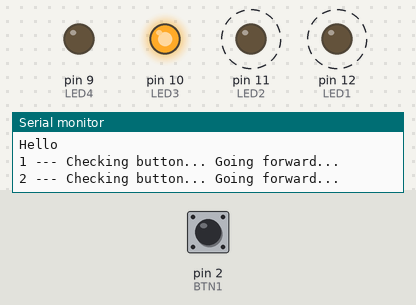
Bench run of a sketch on a simulated Arduino Uno, built with avr-gcc and run on an emulated ATmega328P. Shown: output pins drawn as LEDs (lit = HIGH), the last lines printed to the serial monitor. Dashed ring = blinking. Inputs (shaded band) come from the test bench; at power-on: pin 2 (BTN1) HIGH.

Above: at 1.5 s.
2.3 s: pin 2 (BTN1) pulled LOW for 0.25 s
At 2.5 s:
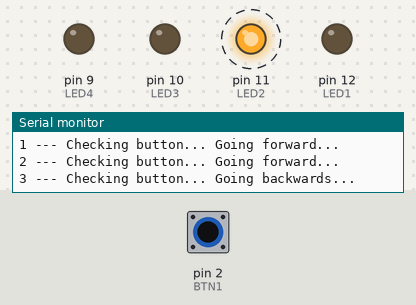
5.3 s: pin 2 (BTN1) pulled LOW for 1 s
At 6.71 s:
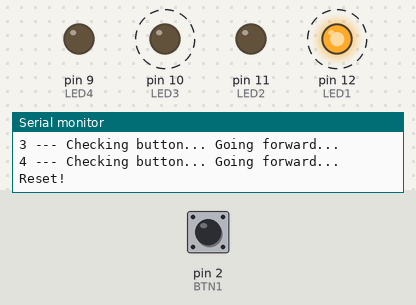
Timing chart, 0 to 14.3 s (numbered marks = the images above; inputs shaded):
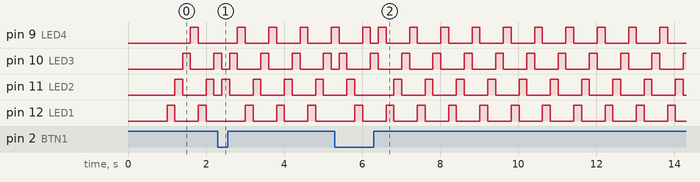

The sketch:

ElecMB_Exercise4.ino
```cpp
//========== Electronics MB Class Exercise 4 ==========

//Purpose: LED moves according to one button input
//Date: November 4, 2017


//--- Constant definitions ---
#define LED1 12
#define LED2 11
#define LED3 10
#define LED4 9
#define BTN1 2
#define BTN2 3


//---------- Setup routine to run once ----------

void setup()
{
  //Set up pins to use
  pinMode(LED1,OUTPUT);
  pinMode(LED2,OUTPUT);
  pinMode(LED3,OUTPUT);
  pinMode(LED4,OUTPUT);
  pinMode(BTN1,INPUT_PULLUP);
  pinMode(BTN2,INPUT_PULLUP);

  //Serial communication with computer over USB
  Serial.begin(9600);
  Serial.println("Hello");
  delay(1000);
}


//--- Global variable ---
int counter = 1;


//---------- Loop routine that runs repeatedly ----------

void loop()
{
  //Turn on one LED according to counter
  if(counter==1) digitalWrite(LED1,HIGH);
  if(counter==2) digitalWrite(LED2,HIGH);
  if(counter==3) digitalWrite(LED3,HIGH);
  if(counter==4) digitalWrite(LED4,HIGH);
  delay(200);

  //Send counter variable value to print on Serial Monitor
  Serial.print(counter);
  Serial.print(" --- ");

  //Check button 1 and change counter accordingly
  Serial.print("Checking button... ");
  if(digitalRead(BTN1)==LOW)
  {
      //If button is pressed, decrement counter variable and wrap
      Serial.print("Going backwards... ");
      counter = counter - 1;
      if(counter < 1)
      {
        Serial.print("Reset!");
        counter = 4;
      }
  }
  else
  {
      //Otherwise if not pressed, increment counter variable and wrap
      Serial.print("Going forward... ");
      counter = counter + 1;
      if(counter > 4)
      {
        Serial.println("Reset!");
        counter = 1;
      }
  }

  //"print" statements up now all on same line, "println" ends line
  Serial.println();

  //Turn off all LEDs for an instant (no delay)
  digitalWrite(LED1,LOW);
  digitalWrite(LED2,LOW);
  digitalWrite(LED3,LOW);
  digitalWrite(LED4,LOW);
}
```

Measured:
- by itself, pin 10 (LED3), pin 12 (LED1): alternates HIGH for 0.20 s and LOW for 0.60 s
